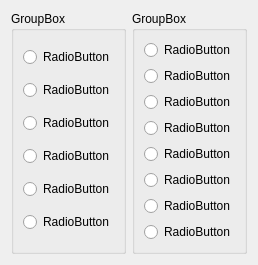
          <widget class="QWidget" name="page">
           <attribute name="label">
            <string> Страница 3</string>
           </attribute>
           <layout class="QVBoxLayout" name="verticalLayout_7">
            <item>
             <layout class="QHBoxLayout" name="horizontalLayout_6">
              <item>
               <widget class="QGroupBox" name="groupBox_2">
                <property name="title">
                 <string>GroupBox</string>
                </property>
                <property name="flat">
                 <bool>false</bool>
                </property>
                <property name="checkable">
                 <bool>false</bool>
                </property>
                <layout class="QVBoxLayout" name="verticalLayout_2">
                 <item>
                  <widget class="QRadioButton" name="radioButton_3">
                   <property name="text">
                    <string>RadioButton</string>
                   </property>
                  </widget>
                 </item>
                 <item>
                  <widget class="QRadioButton" name="radioButton_4">
                   <property name="text">
                    <string>RadioButton</string>
                   </property>
                  </widget>
                 </item>
                 <item>
                  <widget class="QRadioButton" name="radioButton_6">
                   <property name="text">
                    <string>RadioButton</string>
                   </property>
                  </widget>
                 </item>
                 <item>
                  <widget class="QRadioButton" name="radioButton_5">
                   <property name="text">
                    <string>RadioButton</string>
                   </property>
                  </widget>
                 </item>
                 <item>
                  <widget class="QRadioButton" name="radioButton_9">
                   <property name="text">
                    <string>RadioButton</string>
                   </property>
                  </widget>
                 </item>
                 <item>
                  <widget class="QRadioButton" name="radioButton_10">
                   <property name="text">
                    <string>RadioButton</string>
                   </property>
                  </widget>
                 </item>
                </layout>
               </widget>
              </item>
              <item>
               <widget class="QGroupBox" name="groupBox_4">
                <property name="title">
                 <string>GroupBox</string>
                </property>
                <property name="flat">
                 <bool>false</bool>
                </property>
                <property name="checkable">
                 <bool>false</bool>
                </property>
                <layout class="QVBoxLayout" name="verticalLayout_6">
                 <item>
                  <widget class="QRadioButton" name="radioButton_11">
                   <property name="text">
                    <string>RadioButton</string>
                   </property>
                  </widget>
                 </item>
                 <item>
                  <widget class="QRadioButton" name="radioButton_12">
                   <property name="text">
                    <string>RadioButton</string>
                   </property>
                  </widget>
                 </item>
                 <item>
                  <widget class="QRadioButton" name="radioButton_13">
                   <property name="text">
                    <string>RadioButton</string>
                   </property>
                  </widget>
                 </item>
                 <item>
                  <widget class="QRadioButton" name="radioButton_14">
                   <property name="text">
                    <string>RadioButton</string>
                   </property>
                  </widget>
                 </item>
                 <item>
                  <widget class="QRadioButton" name="radioButton_15">
                   <property name="text">
                    <string>RadioButton</string>
                   </property>
                  </widget>
                 </item>
                 <item>
                  <widget class="QRadioButton" name="radioButton_16">
                   <property name="text">
                    <string>RadioButton</string>
                   </property>
                  </widget>
                 </item>
                 <item>
                  <widget class="QRadioButton" name="radioButton_17">
                   <property name="text">
                    <string>RadioButton</string>
                   </property>
                  </widget>
                 </item>
                 <item>
                  <widget class="QRadioButton" name="radioButton_18">
                   <property name="text">
                    <string>RadioButton</string>
                   </property>
                  </widget>
                 </item>
                </layout>
               </widget>
              </item>
             </layout>
            </item>
           </layout>
          </widget>
